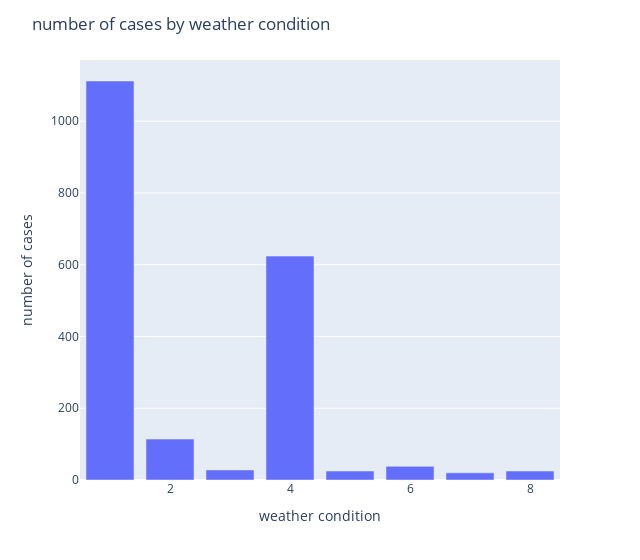

Source (notebook cell):
### Markdown cell above
Most cases involve two vehicles, and only very few accidents involve more than three vehicles.

Each of the columns `WEATHER1` to `WEATHER8` indicates the presence of a specific weather condition
(1: weather condition present, 9999: presence of weather condition unknown, 0 otherwise):

| column | meaning | count |
|---|---|---|
| `WEATHER1` | cloudy | 1112 |
| `WEATHER2` | snow | 114 |
| `WEATHER3` | fog, smog, smoke | 28 |
| `WEATHER4` | rain | 624 |
| `WEATHER5` | sleet, hail (freezing drizzle or rain) | 25 |
| `WEATHER6` | blowing snow | 38 |
| `WEATHER7` | severe crosswinds | 20 |
| `WEATHER8` | other | 25 |

These weather conditions are not mutually exclusive, i.e., more than one condition can be present in a single case.
The frequency distribution looks as follows:

### Code cell
fig=px.bar(x=range(1,9), y=[(df["WEATHER"+str(i)]==1).sum() for i in range(1,9)], width=640)
fig.update_layout(title="number of cases by weather condition", xaxis_title="weather condition",
                  yaxis_title="number of cases")
fig.show(config={"toImageButtonOptions": {"format": 'svg', "filename": "weather"}})

### Figure 1 — Plotly figure (JSON) as saved in the notebook; plotly's stock layout.template omitted (floating-point values rounded to 4 significant figures)
{"data": [{"alignmentgroup": "True", "hovertemplate": "x=%{x}<br>y=%{y}<extra></extra>", "legendgroup": "", "marker": {"color": "#636efa", "pattern": {"shape": ""}}, "name": "", "offsetgroup": "", "orientation": "v", "showlegend": false, "textposition": "auto", "type": "bar", "x": [1, 2, 3, 4, 5, 6, 7, 8], "xaxis": "x", "y": [1112, 114, 28, 624, 25, 38, 20, 25], "yaxis": "y"}], "layout": {"barmode": "relative", "legend": {"tracegroupgap": 0}, "margin": {"t": 60}, "title": {"text": "number of cases by weather condition"}, "width": 640, "xaxis": {"anchor": "y", "domain": [0, 1], "title": {"text": "weather condition"}}, "yaxis": {"anchor": "x", "domain": [0, 1], "title": {"text": "number of cases"}}}}
